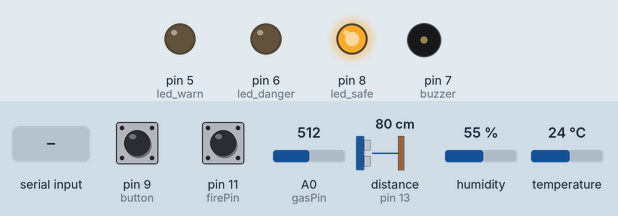
A sketch run on a simulated Arduino Uno, built with avr-gcc and run on an emulated ATmega328P. Parts: output pins drawn as LEDs (lit = HIGH), buzzer (waves = sounding, pin HIGH). Wiring (inferred from the names in the program): ultrasonic range finder: trigger pin 12; echo pin 13. Inputs (shaded band) come from the test bench; at power-on: pin 9 (button) LOW, pin 11 (firePin) HIGH, A0 (gasPin) = 512, distance to the obstacle (sensor on pin 13) 80 cm, humidity 55 %, temperature 24 °C. The echo pulse lasts 58.3 µs per cm; pins used as bus, display or sensor lines are not drawn; what the sketch prints to the serial monitor is not drawn.

Above: at 3.2 s.
3.3 s: "2\n" received over Serial
At 3.9 s:
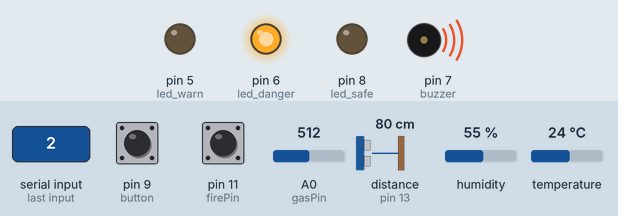
5.7 s: "1\n" received over Serial
At 6.5 s:
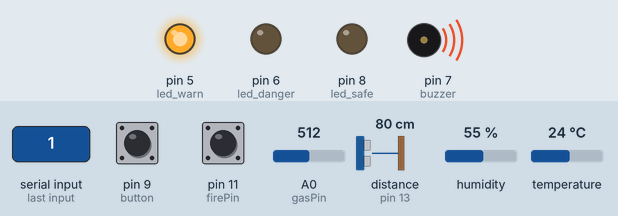
Timing chart, 0 to 8.7 s (numbered marks = the images above; inputs shaded):
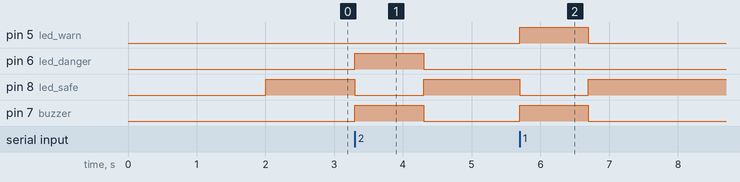

The sketch:

arduino.ino
```cpp
#include <DHT.h>

#define DHTPIN 10
#define DHTTYPE DHT11

DHT dht(DHTPIN, DHTTYPE);

// ===== PIN =====
int gasPin = A0;
int firePin = 11;
int trig = 12;
int echo = 13;
int button = 9;

int buzzer = 7;

int led_safe = 8;
int led_warn = 5;
int led_danger = 6;

// ===== STATE =====
float baseDistance = 0;

int buttonState = LOW;       // trạng thái ổn định
int lastReading = LOW;       // đọc thô
unsigned long lastDebounceTime = 0;
unsigned long debounceDelay = 50;

int stove_on = 0;
// ===== TIME =====
unsigned long lastLoopTime = 0;
unsigned long loopInterval = 3000;

unsigned long absence_time = 0;
unsigned long stove_time = 0;

float lastTemp = 0;
float lastGas = 0;

int result = 0;

void setup() {
  Serial.begin(115200);

  dht.begin();
  pinMode(firePin, INPUT);

  pinMode(trig, OUTPUT);
  pinMode(echo, INPUT);

  pinMode(button, INPUT);

  pinMode(buzzer, OUTPUT);

  pinMode(led_safe, OUTPUT);
  pinMode(led_warn, OUTPUT);
  pinMode(led_danger, OUTPUT);

  delay(2000);
  baseDistance = getDistance();
}

void loop() {

  // ===== ĐỌC NÚT (KHÔNG BỊ MISS) =====
  int reading = digitalRead(button);

  // nếu có thay đổi thì reset timer
  if (reading != lastReading) {
    lastDebounceTime = millis();
  }

  // nếu ổn định đủ lâu
  if ((millis() - lastDebounceTime) > debounceDelay) {

    if (reading != buttonState) {
      buttonState = reading;

      // chỉ toggle khi nhấn xuống
      if (buttonState == HIGH) {
        stove_on = !stove_on;
      }
    }
  }

  lastReading = reading;

  if (Serial.available()) {
    result = Serial.parseInt();
  }

  // ===== 2. LUÔN UPDATE LED =====
  if (result == 2) {
    digitalWrite(led_safe, LOW);
    digitalWrite(led_warn, LOW);
    digitalWrite(led_danger, HIGH);
    digitalWrite(buzzer, HIGH);
  }
  else if (result == 1) {
    digitalWrite(led_safe, LOW);
    digitalWrite(led_warn, HIGH);
    digitalWrite(led_danger, LOW);
    digitalWrite(buzzer, HIGH);
  }
  else {
    digitalWrite(led_safe, HIGH);
    digitalWrite(led_warn, LOW);
    digitalWrite(led_danger, LOW);
    digitalWrite(buzzer, LOW);
  }

  // ===== CHẠY SENSOR MỖI 3s =====
  if (millis() - lastLoopTime >= loopInterval) {
    lastLoopTime = millis();

    // ===== DHT =====
    float temp = dht.readTemperature();
    float delta_temp = temp - lastTemp;
    lastTemp = temp;

    // ===== GAS =====
    int gasValue = analogRead(gasPin);
    float delta_gas = gasValue - lastGas;
    lastGas = gasValue;

    // ===== LỬA =====
    int fireState = !digitalRead(firePin);

    // ===== SIÊU ÂM =====
    float distance = getDistance();

    int human = 0;
    if (distance != -1 && abs(distance - baseDistance) > 1) {
      human = 1;
    }

    // ===== absence TIME =====
    if (human == 0) {
      absence_time += (loopInterval / 1000);
    } else {
      absence_time = 0;
    }

    if (stove_on == 1) {
      stove_time += (loopInterval / 1000);
    } else {
      stove_time = 0;
    }

    // ===== SERIAL OUTPUT =====
    Serial.print(fireState);
    Serial.print(',');
    Serial.print(gasValue);
    Serial.print(',');
    Serial.print(temp);
    Serial.print(',');
    Serial.print(human);
    Serial.print(',');
    Serial.print(stove_on);
    Serial.print(',');
    Serial.print(absence_time);
    Serial.print(',');
    Serial.print(stove_time);
    Serial.print(',');
    Serial.print(delta_gas);
    Serial.print(',');
    Serial.print(delta_temp);
    Serial.print(',');
    Serial.println();
  }
}

// ===== SIÊU ÂM =====
float getDistance() {
  digitalWrite(trig, LOW);
  delayMicroseconds(2);

  digitalWrite(trig, HIGH);
  delayMicroseconds(10);
  digitalWrite(trig, LOW);

  long duration = pulseIn(echo, HIGH, 30000);

  if (duration == 0) return -1;

  float distance = duration * 0.034 / 2;
  return distance;
}
```

Measured:
- after the input at 3.3 s, pin 6 (led_danger), pin 7 (buzzer): LOW → HIGH at once, → LOW 1.0 s later; pin 8 (led_safe): HIGH → LOW at once, → HIGH 1.0 s later
- after the input at 5.7 s, pin 5 (led_warn), pin 7 (buzzer): LOW → HIGH at once, → LOW 1.0 s later; pin 8 (led_safe): HIGH → LOW at once, → HIGH 1.0 s later
